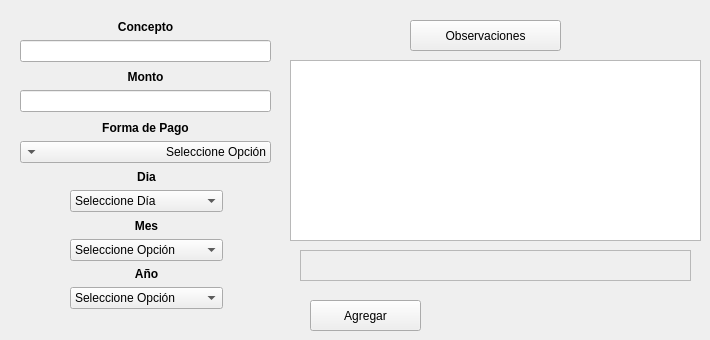
   <widget class="QWidget" name="tab">
    <attribute name="icon">
     <iconset>
      <activeon>:/icons/pix/oxygen/48x48/status/security-high.png</activeon>
     </iconset>
    </attribute>
    <attribute name="title">
     <string>Ingresar Ventas</string>
    </attribute>
    <widget class="QPushButton" name="pushButton_2">
     <property name="geometry">
      <rect>
       <x>410</x>
       <y>20</y>
       <width>151</width>
       <height>31</height>
      </rect>
     </property>
     <property name="text">
      <string>Observaciones</string>
     </property>
     <property name="icon">
      <iconset>
       <activeon>:/icons/pix/oxygen/48x48/status/dialog-information.png</activeon>
      </iconset>
     </property>
     <property name="iconSize">
      <size>
       <width>16</width>
       <height>16</height>
      </size>
     </property>
    </widget>
    <widget class="QPlainTextEdit" name="observaciones">
     <property name="geometry">
      <rect>
       <x>290</x>
       <y>60</y>
       <width>411</width>
       <height>181</height>
      </rect>
     </property>
    </widget>
    <widget class="QLabel" name="mensajeVentas">
     <property name="geometry">
      <rect>
       <x>300</x>
       <y>250</y>
       <width>391</width>
       <height>31</height>
      </rect>
     </property>
     <property name="font">
      <font>
       <weight>75</weight>
       <bold>true</bold>
      </font>
     </property>
     <property name="frameShape">
      <enum>QFrame::StyledPanel</enum>
     </property>
     <property name="frameShadow">
      <enum>QFrame::Raised</enum>
     </property>
     <property name="text">
      <string/>
     </property>
     <property name="alignment">
      <set>Qt::AlignCenter</set>
     </property>
    </widget>
    <widget class="QPushButton" name="agregar">
     <property name="geometry">
      <rect>
       <x>310</x>
       <y>300</y>
       <width>111</width>
       <height>31</height>
      </rect>
     </property>
     <property name="text">
      <string>Agregar</string>
     </property>
     <property name="icon">
      <iconset>
       <activeon>:/icons/pix/oxygen/48x48/actions/mail-mark-notjunk.png</activeon>
      </iconset>
     </property>
     <property name="iconSize">
      <size>
       <width>22</width>
       <height>22</height>
      </size>
     </property>
    </widget>
    <widget class="QWidget" name="layoutWidget">
     <property name="geometry">
      <rect>
       <x>20</x>
       <y>20</y>
       <width>251</width>
       <height>42</height>
      </rect>
     </property>
     <layout class="QVBoxLayout" name="verticalLayout">
      <item>
       <widget class="QLabel" name="label">
        <property name="font">
         <font>
          <weight>75</weight>
          <bold>true</bold>
         </font>
        </property>
        <property name="text">
         <string>Concepto</string>
        </property>
        <property name="alignment">
         <set>Qt::AlignCenter</set>
        </property>
       </widget>
      </item>
      <item>
       <widget class="QLineEdit" name="lineEditConcepto">
        <property name="alignment">
         <set>Qt::AlignRight|Qt::AlignTrailing|Qt::AlignVCenter</set>
        </property>
       </widget>
      </item>
     </layout>
    </widget>
    <widget class="QWidget" name="layoutWidget">
     <property name="geometry">
      <rect>
       <x>20</x>
       <y>70</y>
       <width>251</width>
       <height>42</height>
      </rect>
     </property>
     <layout class="QVBoxLayout" name="verticalLayout_2">
      <item>
       <widget class="QLabel" name="label_2">
        <property name="font">
         <font>
          <weight>75</weight>
          <bold>true</bold>
         </font>
        </property>
        <property name="text">
         <string>Monto</string>
        </property>
        <property name="alignment">
         <set>Qt::AlignCenter</set>
        </property>
       </widget>
      </item>
      <item>
       <widget class="QLineEdit" name="lineEditMonto">
        <property name="alignment">
         <set>Qt::AlignRight|Qt::AlignTrailing|Qt::AlignVCenter</set>
        </property>
       </widget>
      </item>
     </layout>
    </widget>
    <widget class="QWidget" name="layoutWidget">
     <property name="geometry">
      <rect>
       <x>70</x>
       <y>170</y>
       <width>153</width>
       <height>139</height>
      </rect>
     </property>
     <layout class="QVBoxLayout" name="verticalLayout_6">
      <item>
       <layout class="QVBoxLayout" name="verticalLayout_3">
        <item>
         <widget class="QLabel" name="label_3">
          <property name="font">
           <font>
            <weight>75</weight>
            <bold>true</bold>
           </font>
          </property>
          <property name="text">
           <string>Dia</string>
          </property>
          <property name="alignment">
           <set>Qt::AlignCenter</set>
          </property>
         </widget>
        </item>
        <item>
         <widget class="QComboBox" name="cBoxDia">
          <item>
           <property name="text">
            <string>Seleccione Día</string>
           </property>
          </item>
          <item>
           <property name="text">
            <string>1</string>
           </property>
          </item>
          <item>
           <property name="text">
            <string>2</string>
           </property>
          </item>
          <item>
           <property name="text">
            <string>3</string>
           </property>
          </item>
          <item>
           <property name="text">
            <string>4</string>
           </property>
          </item>
          <item>
           <property name="text">
            <string>5</string>
           </property>
          </item>
          <item>
           <property name="text">
            <string>6</string>
           </property>
          </item>
          <item>
           <property name="text">
            <string>7</string>
           </property>
          </item>
          <item>
           <property name="text">
            <string>8</string>
           </property>
          </item>
          <item>
           <property name="text">
            <string>9</string>
           </property>
          </item>
          <item>
           <property name="text">
            <string>10</string>
           </property>
          </item>
          <item>
           <property name="text">
            <string>11</string>
           </property>
          </item>
          <item>
           <property name="text">
            <string>12</string>
           </property>
          </item>
          <item>
           <property name="text">
            <string>13</string>
           </property>
          </item>
          <item>
           <property name="text">
            <string>14</string>
           </property>
          </item>
          <item>
           <property name="text">
            <string>15</string>
           </property>
          </item>
          <item>
           <property name="text">
            <string>16</string>
           </property>
          </item>
          <item>
           <property name="text">
            <string>17</string>
           </property>
          </item>
          <item>
           <property name="text">
            <string>18</string>
           </property>
          </item>
          <item>
           <property name="text">
            <string>19</string>
           </property>
          </item>
          <item>
           <property name="text">
            <string>20</string>
           </property>
          </item>
          <item>
           <property name="text">
            <string>21</string>
           </property>
          </item>
          <item>
           <property name="text">
            <string>22</string>
           </property>
          </item>
          <item>
           <property name="text">
            <string>23</string>
           </property>
          </item>
          <item>
           <property name="text">
            <string>24</string>
           </property>
          </item>
          <item>
           <property name="text">
            <string>25</string>
           </property>
          </item>
          <item>
           <property name="text">
            <string>26</string>
           </property>
          </item>
          <item>
           <property name="text">
            <string>27</string>
           </property>
          </item>
          <item>
           <property name="text">
            <string>28</string>
           </property>
          </item>
          <item>
           <property name="text">
            <string>29</string>
           </property>
          </item>
          <item>
           <property name="text">
            <string>30</string>
           </property>
          </item>
          <item>
           <property name="text">
            <string>31</string>
           </property>
          </item>
         </widget>
        </item>
       </layout>
      </item>
      <item>
       <layout class="QVBoxLayout" name="verticalLayout_4">
        <item>
         <widget class="QLabel" name="label_4">
          <property name="font">
           <font>
            <weight>75</weight>
            <bold>true</bold>
           </font>
          </property>
          <property name="text">
           <string>Mes</string>
          </property>
          <property name="alignment">
           <set>Qt::AlignCenter</set>
          </property>
         </widget>
        </item>
        <item>
         <widget class="QComboBox" name="cBoxMes">
          <item>
           <property name="text">
            <string>Seleccione Opción</string>
           </property>
          </item>
          <item>
           <property name="text">
            <string>Enero</string>
           </property>
          </item>
          <item>
           <property name="text">
            <string>Febrero</string>
           </property>
          </item>
          <item>
           <property name="text">
            <string>Marzo</string>
           </property>
          </item>
          <item>
           <property name="text">
            <string>Abril</string>
           </property>
          </item>
          <item>
           <property name="text">
            <string>Mayo</string>
           </property>
          </item>
          <item>
           <property name="text">
            <string>Junio</string>
           </property>
          </item>
          <item>
           <property name="text">
            <string>Julio</string>
           </property>
          </item>
          <item>
           <property name="text">
            <string>Agosto</string>
           </property>
          </item>
          <item>
           <property name="text">
            <string>Septiembre</string>
           </property>
          </item>
          <item>
           <property name="text">
            <string>Octubre</string>
           </property>
          </item>
          <item>
           <property name="text">
            <string>Noviembre</string>
           </property>
          </item>
          <item>
           <property name="text">
            <string>Diciembre</string>
           </property>
          </item>
         </widget>
        </item>
       </layout>
      </item>
      <item>
       <layout class="QVBoxLayout" name="verticalLayout_5">
        <item>
         <widget class="QLabel" name="label_5">
          <property name="font">
           <font>
            <weight>75</weight>
            <bold>true</bold>
           </font>
          </property>
          <property name="text">
           <string>Año</string>
          </property>
          <property name="alignment">
           <set>Qt::AlignCenter</set>
          </property>
         </widget>
        </item>
        <item>
         <widget class="QComboBox" name="cBoxAnio">
          <item>
           <property name="text">
            <string>Seleccione Opción</string>
           </property>
          </item>
          <item>
           <property name="text">
            <string>2000</string>
           </property>
          </item>
          <item>
           <property name="text">
            <string>2001</string>
           </property>
          </item>
          <item>
           <property name="text">
            <string>2002</string>
           </property>
          </item>
          <item>
           <property name="text">
            <string>2003</string>
           </property>
          </item>
          <item>
           <property name="text">
            <string>2004</string>
           </property>
          </item>
          <item>
           <property name="text">
            <string>2005</string>
           </property>
          </item>
          <item>
           <property name="text">
            <string>2006</string>
           </property>
          </item>
          <item>
           <property name="text">
            <string>2007</string>
           </property>
          </item>
          <item>
           <property name="text">
            <string>2008</string>
           </property>
          </item>
          <item>
           <property name="text">
            <string>2009</string>
           </property>
          </item>
          <item>
           <property name="text">
            <string>2010</string>
           </property>
          </item>
          <item>
           <property name="text">
            <string>2011</string>
           </property>
          </item>
          <item>
           <property name="text">
            <string>2012</string>
           </property>
          </item>
          <item>
           <property name="text">
            <string>2013</string>
           </property>
          </item>
          <item>
           <property name="text">
            <string>2014</string>
           </property>
          </item>
          <item>
           <property name="text">
            <string>2015</string>
           </property>
          </item>
          <item>
           <property name="text">
            <string>2016</string>
           </property>
          </item>
          <item>
           <property name="text">
            <string>2017</string>
           </property>
          </item>
          <item>
           <property name="text">
            <string>2018</string>
           </property>
          </item>
          <item>
           <property name="text">
            <string>2019</string>
           </property>
          </item>
          <item>
           <property name="text">
            <string>2020</string>
           </property>
          </item>
          <item>
           <property name="text">
            <string>2021</string>
           </property>
          </item>
          <item>
           <property name="text">
            <string>2022</string>
           </property>
          </item>
          <item>
           <property name="text">
            <string>2023</string>
           </property>
          </item>
          <item>
           <property name="text">
            <string>2024</string>
           </property>
          </item>
          <item>
           <property name="text">
            <string>2025</string>
           </property>
          </item>
          <item>
           <property name="text">
            <string>2026</string>
           </property>
          </item>
          <item>
           <property name="text">
            <string>2027</string>
           </property>
          </item>
          <item>
           <property name="text">
            <string>2028</string>
           </property>
          </item>
          <item>
           <property name="text">
            <string>2029</string>
           </property>
          </item>
          <item>
           <property name="text">
            <string>2030</string>
           </property>
          </item>
          <item>
           <property name="text">
            <string>2031</string>
           </property>
          </item>
          <item>
           <property name="text">
            <string>2032</string>
           </property>
          </item>
          <item>
           <property name="text">
            <string>2033</string>
           </property>
          </item>
          <item>
           <property name="text">
            <string>2034</string>
           </property>
          </item>
          <item>
           <property name="text">
            <string>2035</string>
           </property>
          </item>
          <item>
           <property name="text">
            <string>2036</string>
           </property>
          </item>
          <item>
           <property name="text">
            <string>2037</string>
           </property>
          </item>
          <item>
           <property name="text">
            <string>2038</string>
           </property>
          </item>
          <item>
           <property name="text">
            <string>2039</string>
           </property>
          </item>
          <item>
           <property name="text">
            <string>2040</string>
           </property>
          </item>
          <item>
           <property name="text">
            <string>2041</string>
           </property>
          </item>
          <item>
           <property name="text">
            <string>2042</string>
           </property>
          </item>
          <item>
           <property name="text">
            <string>2043</string>
           </property>
          </item>
          <item>
           <property name="text">
            <string>2044</string>
           </property>
          </item>
          <item>
           <property name="text">
            <string>2045</string>
           </property>
          </item>
          <item>
           <property name="text">
            <string>2046</string>
           </property>
          </item>
          <item>
           <property name="text">
            <string>2047</string>
           </property>
          </item>
          <item>
           <property name="text">
            <string>2048</string>
           </property>
          </item>
          <item>
           <property name="text">
            <string>2049</string>
           </property>
          </item>
          <item>
           <property name="text">
            <string>2050</string>
           </property>
          </item>
          <item>
           <property name="text">
            <string>2051</string>
           </property>
          </item>
          <item>
           <property name="text">
            <string>2052</string>
           </property>
          </item>
          <item>
           <property name="text">
            <string>2053</string>
           </property>
          </item>
          <item>
           <property name="text">
            <string>2054</string>
           </property>
          </item>
          <item>
           <property name="text">
            <string>2055</string>
           </property>
          </item>
          <item>
           <property name="text">
            <string>2056</string>
           </property>
          </item>
          <item>
           <property name="text">
            <string>2057</string>
           </property>
          </item>
          <item>
           <property name="text">
            <string>2058</string>
           </property>
          </item>
          <item>
           <property name="text">
            <string>2059</string>
           </property>
          </item>
          <item>
           <property name="text">
            <string>2060</string>
           </property>
          </item>
          <item>
           <property name="text">
            <string>2061</string>
           </property>
          </item>
          <item>
           <property name="text">
            <string>2062</string>
           </property>
          </item>
          <item>
           <property name="text">
            <string>2063</string>
           </property>
          </item>
          <item>
           <property name="text">
            <string>2064</string>
           </property>
          </item>
          <item>
           <property name="text">
            <string>2065</string>
           </property>
          </item>
          <item>
           <property name="text">
            <string>2066</string>
           </property>
          </item>
          <item>
           <property name="text">
            <string>2067</string>
           </property>
          </item>
          <item>
           <property name="text">
            <string>2068</string>
           </property>
          </item>
          <item>
           <property name="text">
            <string>2069</string>
           </property>
          </item>
          <item>
           <property name="text">
            <string>2070</string>
           </property>
          </item>
          <item>
           <property name="text">
            <string>2071</string>
           </property>
          </item>
          <item>
           <property name="text">
            <string>2072</string>
           </property>
          </item>
          <item>
           <property name="text">
            <string>2073</string>
           </property>
          </item>
          <item>
           <property name="text">
            <string>2074</string>
           </property>
          </item>
          <item>
           <property name="text">
            <string>2075</string>
           </property>
          </item>
          <item>
           <property name="text">
            <string>2076</string>
           </property>
          </item>
          <item>
           <property name="text">
            <string>2077</string>
           </property>
          </item>
          <item>
           <property name="text">
            <string>2078</string>
           </property>
          </item>
          <item>
           <property name="text">
            <string>2079</string>
           </property>
          </item>
          <item>
           <property name="text">
            <string>2080</string>
           </property>
          </item>
          <item>
           <property name="text">
            <string>2081</string>
           </property>
          </item>
          <item>
           <property name="text">
            <string>2082</string>
           </property>
          </item>
          <item>
           <property name="text">
            <string>2083</string>
           </property>
          </item>
          <item>
           <property name="text">
            <string>2084</string>
           </property>
          </item>
          <item>
           <property name="text">
            <string>2085</string>
           </property>
          </item>
          <item>
           <property name="text">
            <string>2086</string>
           </property>
          </item>
          <item>
           <property name="text">
            <string>2087</string>
           </property>
          </item>
          <item>
           <property name="text">
            <string>2088</string>
           </property>
          </item>
          <item>
           <property name="text">
            <string>2089</string>
           </property>
          </item>
          <item>
           <property name="text">
            <string>2090</string>
           </property>
          </item>
          <item>
           <property name="text">
            <string>2091</string>
           </property>
          </item>
          <item>
           <property name="text">
            <string>2092</string>
           </property>
          </item>
          <item>
           <property name="text">
            <string>2093</string>
           </property>
          </item>
          <item>
           <property name="text">
            <string>2094</string>
           </property>
          </item>
          <item>
           <property name="text">
            <string>2095</string>
           </property>
          </item>
          <item>
           <property name="text">
            <string>2096</string>
           </property>
          </item>
          <item>
           <property name="text">
            <string>2097</string>
           </property>
          </item>
          <item>
           <property name="text">
            <string>2098</string>
           </property>
          </item>
          <item>
           <property name="text">
            <string>2099</string>
           </property>
          </item>
         </widget>
        </item>
       </layout>
      </item>
     </layout>
    </widget>
    <widget class="QWidget" name="layoutWidget">
     <property name="geometry">
      <rect>
       <x>20</x>
       <y>120</y>
       <width>251</width>
       <height>43</height>
      </rect>
     </property>
     <layout class="QVBoxLayout" name="verticalLayout_7">
      <item>
       <widget class="QLabel" name="label_6">
        <property name="font">
         <font>
          <weight>75</weight>
          <bold>true</bold>
         </font>
        </property>
        <property name="text">
         <string>Forma de Pago</string>
        </property>
        <property name="alignment">
         <set>Qt::AlignCenter</set>
        </property>
       </widget>
      </item>
      <item>
       <widget class="QComboBox" name="comboBoxFormaPago">
        <property name="layoutDirection">
         <enum>Qt::RightToLeft</enum>
        </property>
        <item>
         <property name="text">
          <string>Seleccione Opción</string>
         </property>
        </item>
        <item>
         <property name="text">
          <string>Efectivo</string>
         </property>
        </item>
        <item>
         <property name="text">
          <string>Tarjeta de Crédito</string>
         </property>
        </item>
        <item>
         <property name="text">
          <string>Débito</string>
         </property>
        </item>
       </widget>
      </item>
     </layout>
    </widget>
    <zorder>layoutWidget</zorder>
    <zorder>layoutWidget</zorder>
    <zorder>layoutWidget</zorder>
    <zorder>layoutWidget</zorder>
    <zorder>pushButton_2</zorder>
    <zorder>observaciones</zorder>
    <zorder>mensajeVentas</zorder>
    <zorder>agregar</zorder>
   </widget>
